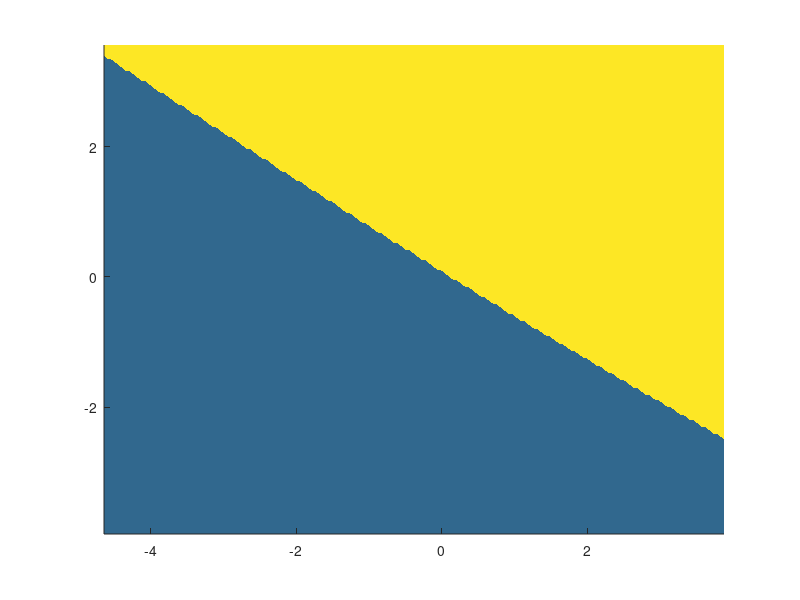

MATLAB code to generate this figure: (Note: this script raises an error after producing the figure.)
function artificialNeuralNetwork



    clc; clear; close all;
    rng(42);              
    
    n_samples = 100; 

    mean0 = [-1, -1];
    mean1 = [ 1,  1];
    cov_mat = [0.5 0; 0 0.5];

    X0 = mvnrnd(mean0, cov_mat, n_samples);
    X1 = mvnrnd(mean1, cov_mat, n_samples);

    X = [X0; X1];               
    y_class = [zeros(n_samples,1); ones(n_samples,1)];  

    
    
   
    Y = zeros(2, length(y_class));
    Y(1, y_class==0) = 1;
    Y(2, y_class==1) = 1;

    
    X = X';       

   
    layer_sizes = [2, 3, 2];
    nn = init_network(layer_sizes);

    
    fprintf('--- Kısa forward/backward testleri (mock) ---\n');
    mock_X = [-0.4838731  0.08083195; ...
               0.93456167 -0.50316134];      
    mock_X = mock_X';
    mock_X = mock_X';                        

    mock_Y = [1 0; 0 1];                     
    [cache_mock, mock_hat] = forward_prop(nn, mock_X);
    loss_mock = compute_loss(mock_Y, mock_hat);
    fprintf('Mock forward loss (sadece kontrol amaçlı): %.4f\n', loss_mock);

    grads_mock = back_prop(nn, cache_mock, mock_Y);
    fprintf('Mock backward gradyanları hesaplandı.\n');

    
    fprintf('\n--- Gradient check ---\n');
    gradient_check(nn, X(:,1:5), Y(:,1:5));  

  
    fprintf('\n--- Eğitime başlıyoruz ---\n');
    num_epochs    = 2000;
    learning_rate = 0.1;

    [nn, loss_hist] = train_network(nn, X, Y, num_epochs, learning_rate);

   
    fprintf('Son loss: %.4f\n', loss_hist(end));

    
    [~, Y_hat] = forward_prop(nn, X);
    [~, pred_class] = max(Y_hat, [], 1);
    pred_class = pred_class - 1;      % 1->0, 2->1
    acc = mean(double(pred_class' == y_class));
    fprintf('Eğitim doğruluğu: %.2f %%\n', acc*100);

    
    figure; hold on;
    scatter(X0(:,1), X0(:,2), 20, 'b', 'filled');
    scatter(X1(:,1), X1(:,2), 20, 'r', 'filled');

    
    x1_min = min(X(1,:)) - 1; x1_max = max(X(1,:)) + 1;
    x2_min = min(X(2,:)) - 1; x2_max = max(X(2,:)) + 1;
    [xx1, xx2] = meshgrid(linspace(x1_min,x1_max,200), ...
                          linspace(x2_min,x2_max,200));
    grid_X = [xx1(:)'; xx2(:)'];

    [~, grid_hat] = forward_prop(nn, grid_X);
    [~, grid_pred] = max(grid_hat, [], 1);
    grid_pred = reshape(grid_pred, size(xx1));

    contourf(xx1, xx2, grid_pred, [0.5 1.5 2.5], 'LineColor','none','FaceAlpha',0.3);
    colormap([0.6 0.6 1; 1 0.6 0.6]);

    title('2-3-2 Yapay Sinir Ağı - Karar Sınırı');
    xlabel('x_1'); ylabel('x_2');
    legend('Sınıf 0','Sınıf 1');
    hold off;
end


function nn = init_network(layer_sizes)


    L = numel(layer_sizes)-1;   

    nn = struct;
    nn.L = L;
    nn.sizes = layer_sizes;
    nn.W = cell(L,1);
    nn.b = cell(L,1);

    for l = 1:L
        in_size  = layer_sizes(l);
        out_size = layer_sizes(l+1);

        
        nn.W{l} = randn(out_size, in_size) * sqrt(2/(in_size + out_size));
        nn.b{l} = zeros(out_size, 1);
    end
end

function [cache, A_L] = forward_prop(nn, X)


    L = nn.L;
    m = size(X,2);

    A = cell(L+1,1);
    Z = cell(L,1);

    A{1} = X;   

    for l = 1:L
        W = nn.W{l};
        b = nn.b{l};

        Z{l} = W * A{l} + repmat(b,1,m);

        if l < L
           
            A{l+1} = sigmoid(Z{l});
        else
           
            A{l+1} = softmax(Z{l});
        end
    end

    cache = struct;
    cache.A = A;
    cache.Z = Z;
    A_L = A{end};
end

function loss = compute_loss(Y, Y_hat)

    m = size(Y,2);
    eps_val = 1e-8;
    loss = - (1/m) * sum(sum(Y .* log(Y_hat + eps_val)));
end

function grads = back_prop(nn, cache, Y)


    L = nn.L;
    A = cache.A;
    Z = cache.Z;
    m = size(Y,2);

    grads.dW = cell(L,1);
    grads.db = cell(L,1);

    dZ = cell(L,1);
    dZ{L} = A{L+1} - Y;    

    
    grads.dW{L} = (1/m) * dZ{L} * A{L}';
    grads.db{L} = (1/m) * sum(dZ{L}, 2);

    
    for l = L-1:-1:1
        W_next = nn.W{l+1};
        dA = W_next' * dZ{l+1};          

        
        s = sigmoid(Z{l});
        dZ{l} = dA .* s .* (1-s);

        grads.dW{l} = (1/m) * dZ{l} * A{l}';
        grads.db{l} = (1/m) * sum(dZ{l}, 2);
    end
end

function [nn, loss_hist] = train_network(nn, X, Y, num_epochs, lr)


    loss_hist = zeros(num_epochs,1);

    for epoch = 1:num_epochs
        
        [cache, Y_hat] = forward_prop(nn, X);

        
        loss = compute_loss(Y, Y_hat);
        loss_hist(epoch) = loss;

        
        grads = back_prop(nn, cache, Y);

        
        for l = 1:nn.L
            nn.W{l} = nn.W{l} - lr * grads.dW{l};
            nn.b{l} = nn.b{l} - lr * grads.db{l};
        end

        if mod(epoch, 200) == 0
            fprintf('Epoch %4d / %4d, loss = %.4f\n', epoch, num_epochs, loss);
        end
    end
end

function gradient_check(nn, X, Y)



    epsilon = 1e-5;

    
    [cache, Y_hat] = forward_prop(nn, X);
    grads = back_prop(nn, cache, Y);
    dW1_analytic = grads.dW{1};

    
    dW1_numeric = zeros(size(dW1_analytic));

    W1 = nn.W{1};

    for i = 1:size(W1,1)
        for j = 1:size(W1,2)
            W_pos = W1;  W_neg = W1;
            W_pos(i,j) = W_pos(i,j) + epsilon;
            W_neg(i,j) = W_neg(i,j) - epsilon;

            nn_pos = nn; nn_neg = nn;
            nn_pos.W{1} = W_pos;
            nn_neg.W{1} = W_neg;

           
            [~, Y_hat_pos] = forward_prop(nn_pos, X);
            [~, Y_hat_neg] = forward_prop(nn_neg, X);

            L_pos = compute_loss(Y, Y_hat_pos);
            L_neg = compute_loss(Y, Y_hat_neg);

            dW1_numeric(i,j) = (L_pos - L_neg) / (2*epsilon);
        end
    end

    
    diff = norm(dW1_numeric - dW1_analytic) / ...
          (norm(dW1_numeric) + norm(dW1_analytic) + 1e-8);

    fprintf('Gradient check (katman 1, relative diff): %.2e\n', diff);
end



function s = sigmoid(z)
    s = 1 ./ (1 + exp(-z));
end

function A = softmax(Z)

    Z_shift = Z - max(Z,[],1);
    expZ = exp(Z_shift);
    A = expZ ./ sum(expZ, 1);
end
